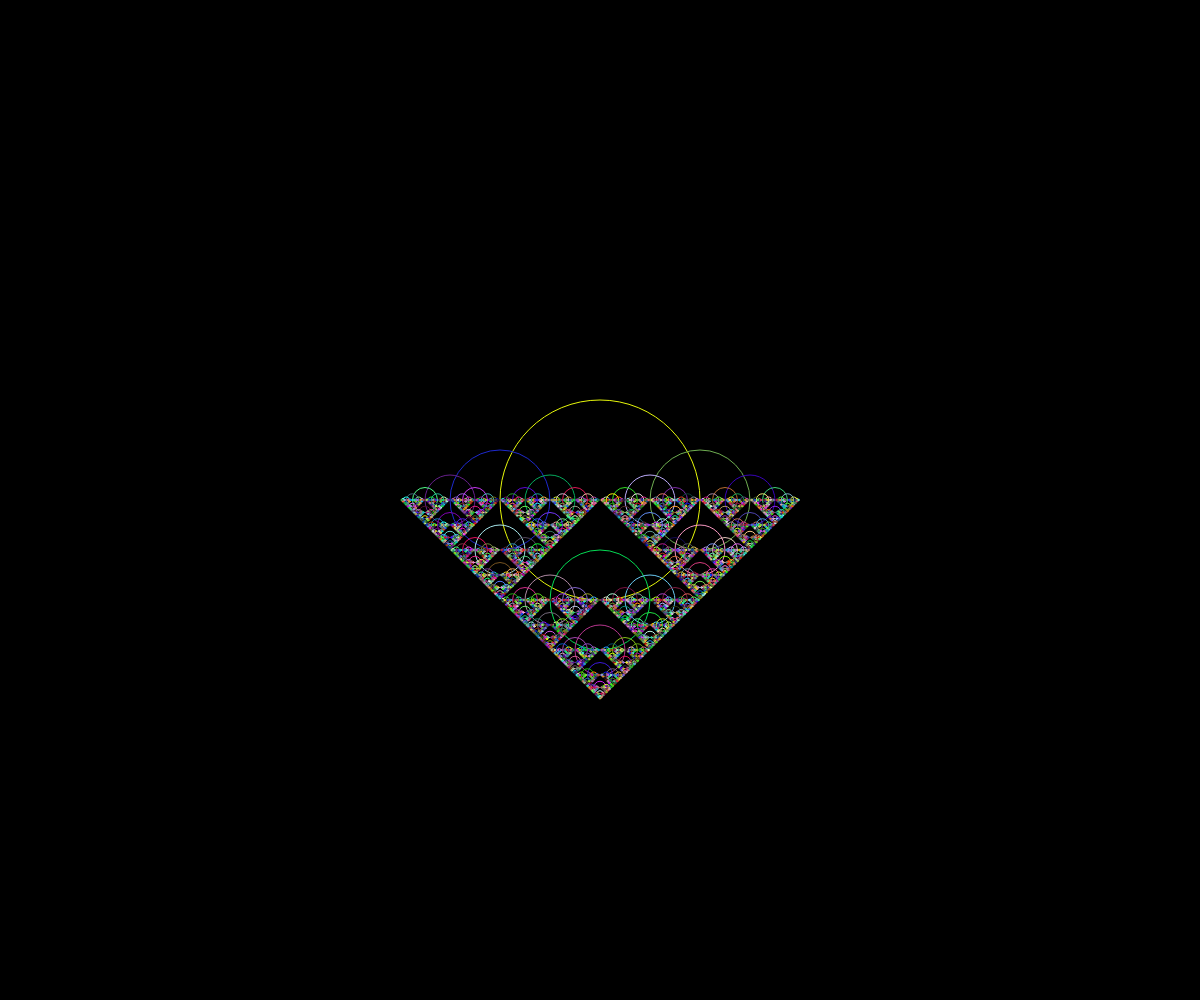
Frame 1 (no input)
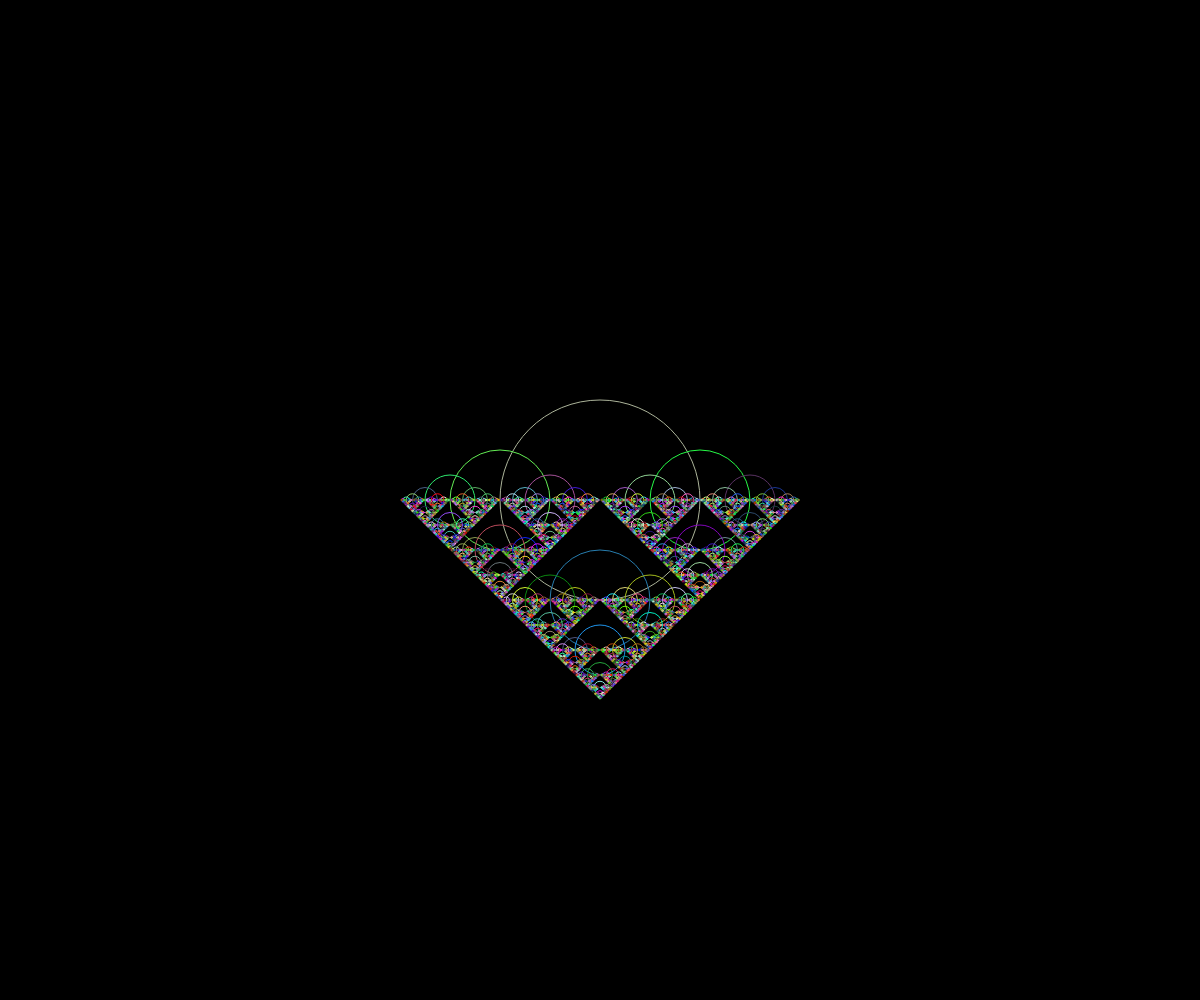
Frame 2 (the mouse pressed at the canvas centre, redrawn once)

The p5.js sketch that drew these frames (run headless with seeded random() and noise() and a simulated clock; the mouse was pressed at the canvas centre and the sketch redrawn once):

// p5.js sketch
// ── sketch.js
const initial_diameter = 200;

function setup() {
  createCanvas(windowWidth, windowHeight);
  noLoop();
}

function draw() {
  background(0);
  translate(width / 2, height / 2);
  stroke(255);
  noFill();
  drawCircleFractal(0, 0, initial_diameter);
}

function getRandomInt(min, max) {
  const s = Math.ceil(min);
  const l = Math.floor(max);
  return Math.floor(Math.random() * (l - s + 1)) + s;
}

function drawCircleFractal(x, y, diameter) {
  if (diameter < 1) return;
  stroke(getRandomInt(0, 255), getRandomInt(0, 255), getRandomInt(0, 255))
  circle(x, y, diameter);
  const newSize = diameter / 2;
  drawCircleFractal(x - newSize, y, newSize);
  drawCircleFractal(x + newSize, y, newSize);
  drawCircleFractal(x, y + newSize, newSize);
}
